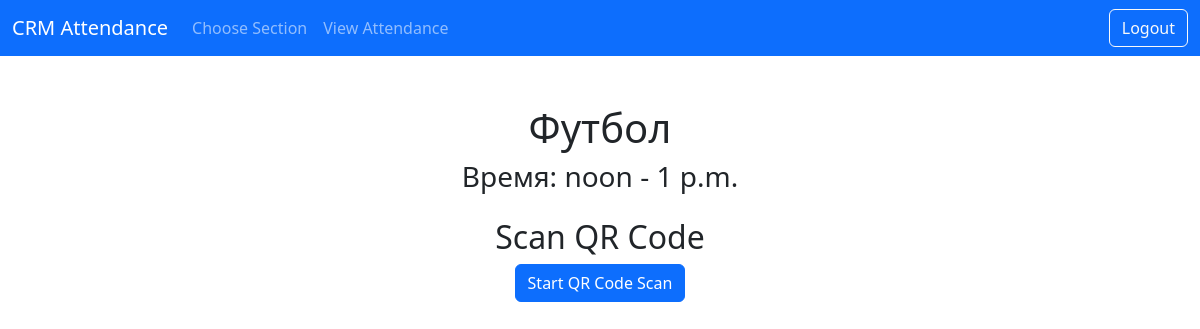
Screenshot of /scan-qr-page/1/ (signed in) with the database file from the repository.
### attendance/models.py (models this page shows, shortened)
class SectionTime(models.Model):
    section = models.ForeignKey(Section, on_delete=models.CASCADE)
    start_time = models.TimeField()
    end_time = models.TimeField()

class Section(models.Model):
    name = models.CharField(max_length=100)
    coach = models.ForeignKey(CustomUser, on_delete=models.SET_NULL, null=True, limit_choices_to={'is_coach': True})

### attendance/views.py (the view)
# urls.py: path('scan-qr-page/<int:section_time_id>/', views.scan_qr_page, name='scan_qr_page'),
@login_required
def scan_qr_page(request, section_time_id):
    section_time = get_object_or_404(SectionTime, id=section_time_id)
    if not StudentSectionTime.objects.filter(student=request.user, section_time=section_time).exists():
        return HttpResponse("Вы не записаны на эту секцию.")
    return render(request, 'attendance/scan_qr_page.html', {
        'section_time': section_time
    })

### attendance/templates/attendance/scan_qr_page.html (shortened to what this page needs)
{% extends 'attendance/base.html' %}
{% block content %}
<div class="container mt-5">
    <h1 class="text-center">{{ section_time.section.name }}</h1>
    <h3 class="text-center">Время: {{ section_time.start_time }} - {{ section_time.end_time }}</h3>
<div class="container mt-4">
  <h2 class="text-center">Scan QR Code</h2>
  <div class="d-flex justify-content-center gap-2">
    <button id="start-scan" class="btn btn-primary">Start QR Code Scan</button>
  </div>
</div>
{% endblock %}

### rows the page displays
SectionTime: section.name "Футбол", start_time "noon", end_time "1 p.m."
